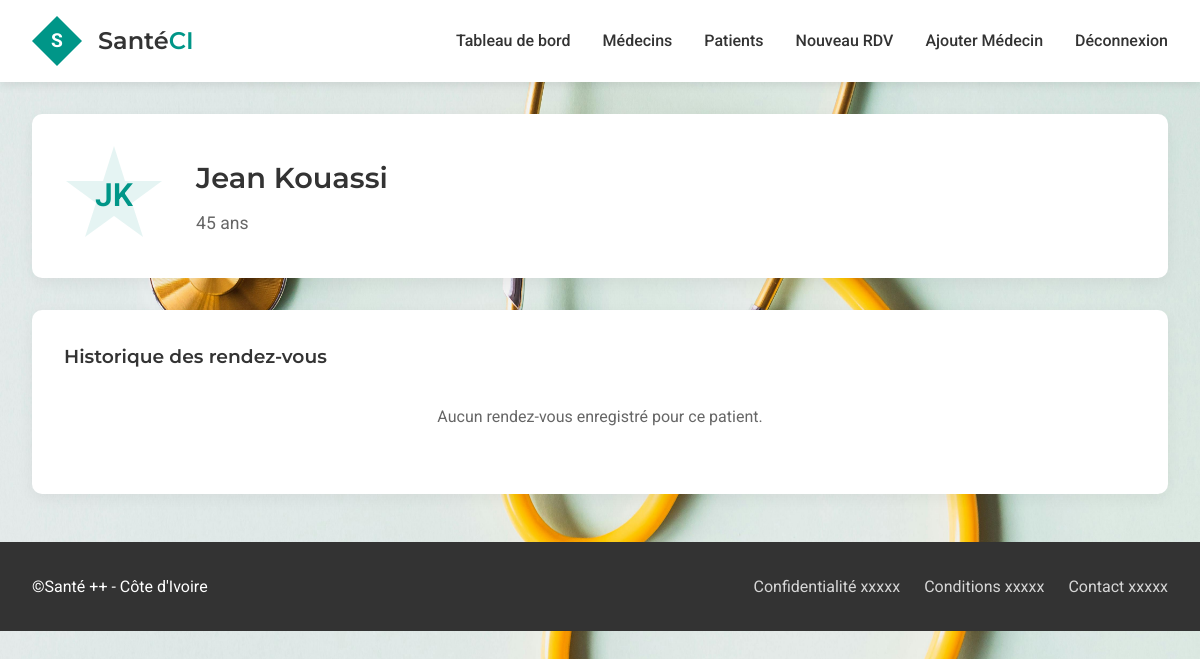
/patient/2 (signed in), run on the app's committed database.
### app.py (models this page shows)
class Patient(db.Model):
    id = db.Column(db.Integer, primary_key=True)
    nom = db.Column(db.String(100), nullable=False)
    prenom = db.Column(db.String(100), nullable=False)
    age = db.Column(db.Integer, nullable=False)
    telephone = db.Column(db.String(20))
    email = db.Column(db.String(100))
    rendez_vous = db.relationship('RendezVous', backref='patient', lazy=True)

### app.py (the view, shortened to what this page needs)
@app.route('/patient/<int:id>')
def patient(id):
    if 'logged_in' not in session:
        return redirect(url_for('login'))
    patient = Patient.query.get_or_404(id)
    rv_patient = RendezVous.query.filter_by(patient_id=id).order_by(RendezVous.date.desc()).all()
    rv_display = []
    return render_template('patient.html', patient=patient, rendez_vous=rv_display)

### templates/patient.html
{% extends "base.html" %}
{% block content %}
<section class="patient-section">
    <div class="patient-header">
        <div class="patient-avatar">
            <div class="avatar-shape">
                {{ patient.prenom[0] }}{{ patient.nom[0] }}
            </div>
        </div>
        <div class="patient-info">
            <h2>{{ patient.prenom }} {{ patient.nom }}</h2>
            <p class="patient-age">{{ patient.age }} ans</p>
        </div>
    </div>
    <div class="patient-details">
        <h3>Historique des rendez-vous</h3>
        {% if rendez_vous %}
        <div class="rv-timeline">
            {% for rv in rendez_vous %}
            <div class="rv-item animate-slide-right" style="--delay: {{ loop.index0 * 0.1 }}s">
                <div class="rv-date">
                    <div class="date-shape">
                        {{ rv.date_formatted.split(' ')[0] }}
                    </div>
                </div>
                <div class="rv-content">
                    <h4>Consultation avec Dr. {{ rv.medecin_nom }}</h4>
                    <p class="rv-time">{{ rv.date_formatted.split(' ')[1] }}</p>
                    <p class="rv-status {{ 'effectue' if rv.effectue else 'a-venir' }}">
                        {{ 'Effectué' if rv.effectue else 'À venir' }}
                    </p>
                </div>
            </div>
            {% endfor %}
        </div>
        {% else %}
        <p class="no-rv">Aucun rendez-vous enregistré pour ce patient.</p>
        {% endif %}
    </div>
</section>
{% endblock %}

### static/css/style.css (style rules this page uses)
:root { --primary-color: #009688; --secondary-color: #ff9800; --dark-color: #333; --light-color: #f5f5f5; --success-color: #4caf50; --danger-color: #f44336; --info-color: #2196f3; --warning-color: #ffc107; }
* { margin: 0; padding: 0; box-sizing: border-box; }
body { font-family: 'Roboto', sans-serif; color: var(--dark-color); line-height: 1.6; background-image: url(../images/pexels-karolina-grabowska-4386464.jpg); background-position:center; background-size: cover; opacity: 15px; }
h1, h2, h3, h4 { font-family: 'Montserrat', sans-serif; font-weight: 600; }
.avatar-shape { width: 80px; height: 80px; background-color: rgba(0, 150, 136, 0.1); clip-path: polygon(50% 0%, 90% 20%, 100% 60%, 75% 100%, 25% 100%, 0% 60%, 10% 20%); display: flex; justify-content: center; align-items: center; font-size: 1.5rem; font-weight: 600; color: var(--primary-color); }
.patient-header { display: flex; align-items: center; gap: 2rem; background-color: white; border-radius: 10px; padding: 2rem; box-shadow: 0 5px 15px rgba(0, 0, 0, 0.05); margin-bottom: 2rem; }
.patient-avatar .avatar-shape { width: 100px; height: 100px; background-color: rgba(0, 150, 136, 0.1); clip-path: polygon(50% 0%, 61% 35%, 98% 35%, 68% 57%, 79% 91%, 50% 70%, 21% 91%, 32% 57%, 2% 35%, 39% 35%); font-size: 2rem; }
.patient-info h2 { font-size: 1.8rem; margin-bottom: 0.5rem; }
.patient-age { color: #666; font-size: 1.1rem; }
.patient-details { background-color: white; border-radius: 10px; padding: 2rem; box-shadow: 0 5px 15px rgba(0, 0, 0, 0.05); }
.no-rv { text-align: center; color: #666; padding: 2rem; }

### data on the page
Patient: prenom "J", nom "K", prenom "Jean", nom "Kouassi", age "45"
